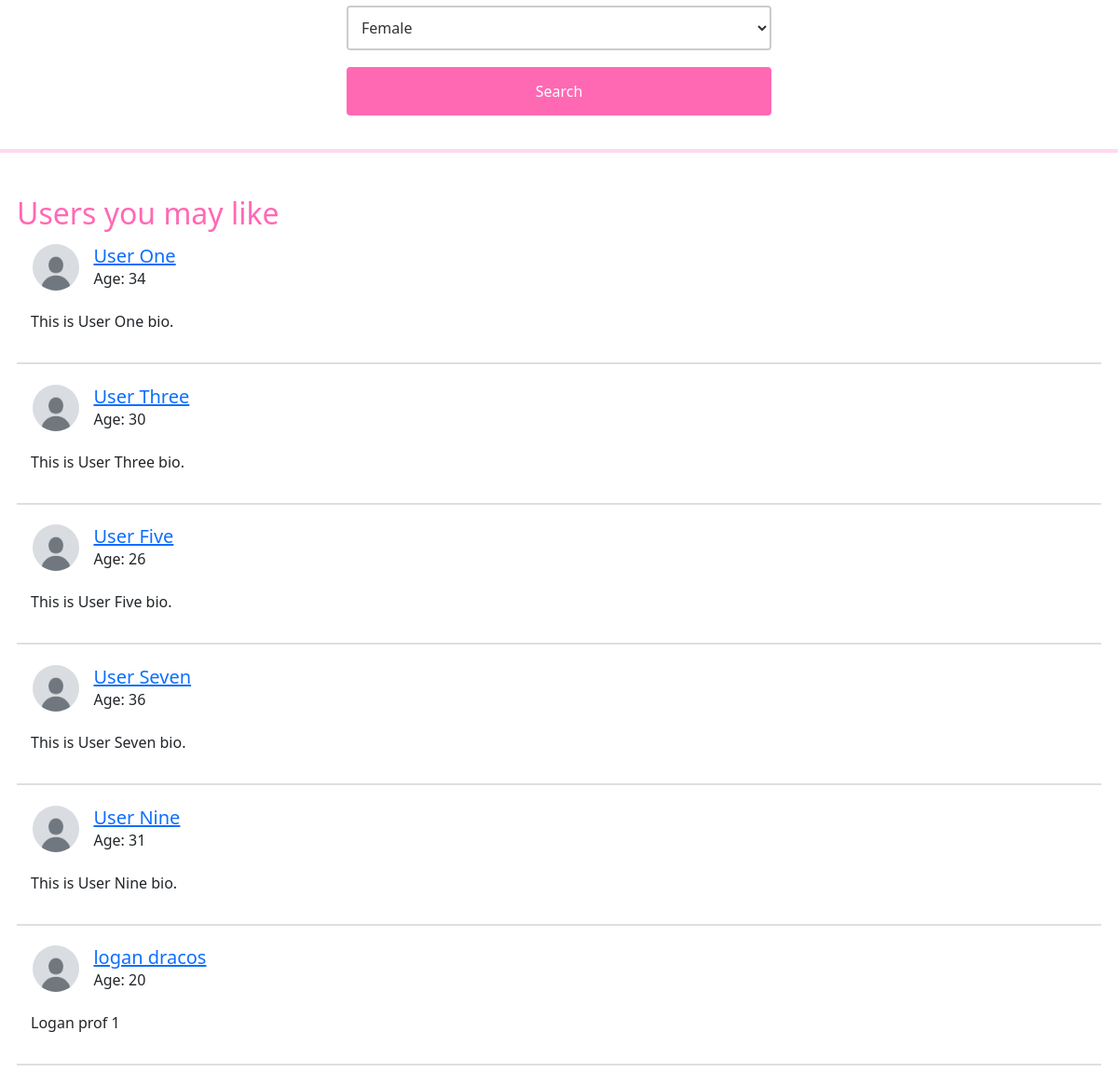
Before: / (signed in, lower part) with the older database file.
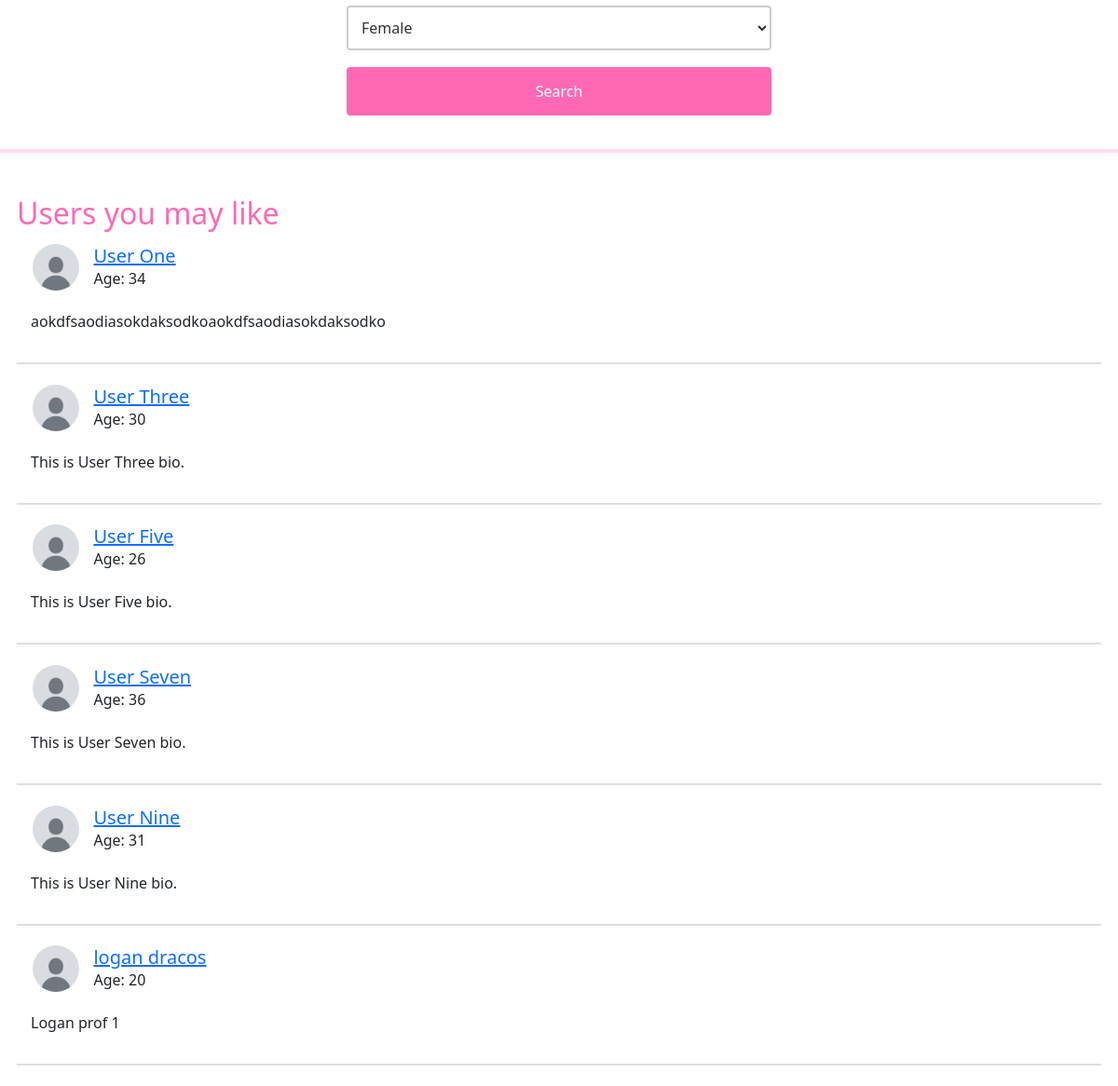
After: the same page with the newer database file.
### DatingApp/model.py (models this page shows)
class User(flask_login.UserMixin, db.Model):
    id: Mapped[int] = mapped_column(primary_key=True)
    email: Mapped[str] = mapped_column(String(128), unique=True)
    username: Mapped[str] = mapped_column(String(64))
    password: Mapped[str] = mapped_column(String(256))
    profile: Mapped["Profile"] = relationship(back_populates="user")
    liking: Mapped[List["User"]] = relationship(
        secondary=LikingAssociation.__table__,
        primaryjoin=LikingAssociation.liker_id == id,
        secondaryjoin=LikingAssociation.liked_id == id,
        back_populates="likers",
    )
    likers: Mapped[List["User"]] = relationship(
        secondary=LikingAssociation.__table__,
        primaryjoin=LikingAssociation.liked_id == id,
        secondaryjoin=LikingAssociation.liker_id == id,
        back_populates="liking",
    )
    blocking: Mapped[List["User"]] = relationship(
        secondary=BlockingAssociation.__table__,
        primaryjoin=BlockingAssociation.blocker_id == id,
        secondaryjoin=BlockingAssociation.blocked_id == id,
        back_populates="blockers",
    )
    blockers: Mapped[List["User"]] = relationship(
        secondary=BlockingAssociation.__table__,
        primaryjoin=BlockingAssociation.blocked_id == id,
        secondaryjoin=BlockingAssociation.blocker_id == id,
        back_populates="blocking",
    )
    sent_proposals: Mapped[List["DateProposal"]] = relationship(
        back_populates="proposer", foreign_keys="DateProposal.proposer_id"
    )
    received_proposals: Mapped[List["DateProposal"]] = relationship(
        back_populates="recipient", foreign_keys="DateProposal.recipient_id"
    )

class Profile(db.Model):
    id: Mapped[int] = mapped_column(primary_key=True)
    user_id: Mapped[int] = mapped_column(ForeignKey("user.id"), unique=True)
    user: Mapped["User"] = relationship(
        back_populates="profile",
        single_parent=True,
    )
    fullname: Mapped[str] = mapped_column(String(128))
    bio: Mapped[Optional[str]] = mapped_column(Text)
    birth_year: Mapped[Optional[int]] = mapped_column(Integer)
    age_minimum: Mapped[Optional[int]] = mapped_column(Integer)
    age_maximum: Mapped[Optional[int]] = mapped_column(Integer)
    gender: Mapped[Optional[str]] = mapped_column(String(16))
    genderPreference: Mapped[Optional[str]] = mapped_column(String(16))
    photo_id: Mapped[Optional[int]] = mapped_column(ForeignKey("photo.id"))
    photo: Mapped[Optional["Photo"]] = relationship(back_populates="profile")

### DatingApp/main.py (the view)
@bp.route("/")
@flask_login.login_required
def index():
    curUser = flask_login.current_user
    current_year = datetime.now().year
    age_min = current_year - curUser.profile.age_maximum
    age_max = current_year - curUser.profile.age_minimum
    gender_pref = curUser.profile.genderPreference
    blocked_users = [blocked_user.id for blocked_user in curUser.blocking]
    defaultUsers = db.session.query(model.User).join(model.Profile).filter(
        model.User.id != curUser.id,
        model.Profile.birth_year.between(age_min, age_max),
        model.User.id.notin_(blocked_users),
        model.Profile.gender == gender_pref,
        model.Profile.genderPreference == curUser.profile.gender
    ).limit(10).all()
    return render_template("main/index.html", user=curUser, defaultUsers = defaultUsers, current_year=current_year)

### DatingApp/__init__.py (called while the page is built)
def create_app(test_config=None):
    app = Flask(__name__)
    app.config["SECRET_KEY"] = "93220d9b340cf9a6c39bac99cce7daf220167498f91fa"
    app.config["SQLALCHEMY_DATABASE_URI"] = "sqlite:///DatingApp.db"
    login_manager = LoginManager()
    login_manager.login_view = 'auth.login'
    login_manager.init_app(app)
    from . import model
    @login_manager.user_loader
    def load_user(user_id):
        return db.session.get(model.User, int(user_id))
    db.init_app(app)
    from . import main
    from . import auth
    app.register_blueprint(main.bp)
    app.register_blueprint(auth.bp)
    return app

### DatingApp/templates/main/index.html (shortened to what this page needs)
{% extends 'base.html' %}
{% block content %}
    <section class="welcome-section">
        <form action = "{{url_for('main.search')}}" method = "get">
            <div class = "searchContainer">
                <select name="genderPreference">
                    <option value="female" {% if user.profile.gender == 'female' %}selected{% endif %}>Female</option>
                </select>
                <button type="submit">Search</button>
            </div>
        </form>
        <hr style="border: 2px solid ; color:#ff69b4; width: 100%">
            {% if defaultUsers %}
            <div class="listUsers">
                <br>
                <h2>Users you may like</h2>
                {% for user in defaultUsers %}
                    <div class="userRow">
                        {% if user.profile.photo %}
                            <img src="{{ url_for('static', filename='photos/photo-' ~ user.profile.photo.id ~ '.' ~ user.profile.photo.file_extension) }}" class="pfpSmall" alt="Profile photo" style="margin-right: 15px;">
                        {% else %}
                            <img src="{{ url_for('static', filename='photos/defaultPfp.jpg') }}" class="pfpSmall" alt="Default profile photo" style="margin-right: 15px;">
                        {% endif %}
                        <div style="display: flex; flex-direction: column;">
                            <h5 style="margin: 0;"><a href="{{ url_for('main.profile', user_id=user.id) }}">{{ user.profile.fullname }}</a></h5>
                            <p style="margin: 0;">Age: {{ current_year - user.profile.birth_year }}</p>
                        </div>
                    </div>
                    <p style="margin-left: 15px;">{{ user.profile.bio }}</p>
                    <hr style="border: 0.5px solid; color: grey; width: 100%;">
                {% endfor %}
            </div>
    {% endif %}
    </section>
{% endblock %}

Changed rows visible on the page:
changed through a linked row, User "User One": profile.bio "This is User One bio." → "aokdfsaodiasokdaksodkoaokdfsaodiasokdaksodko"
